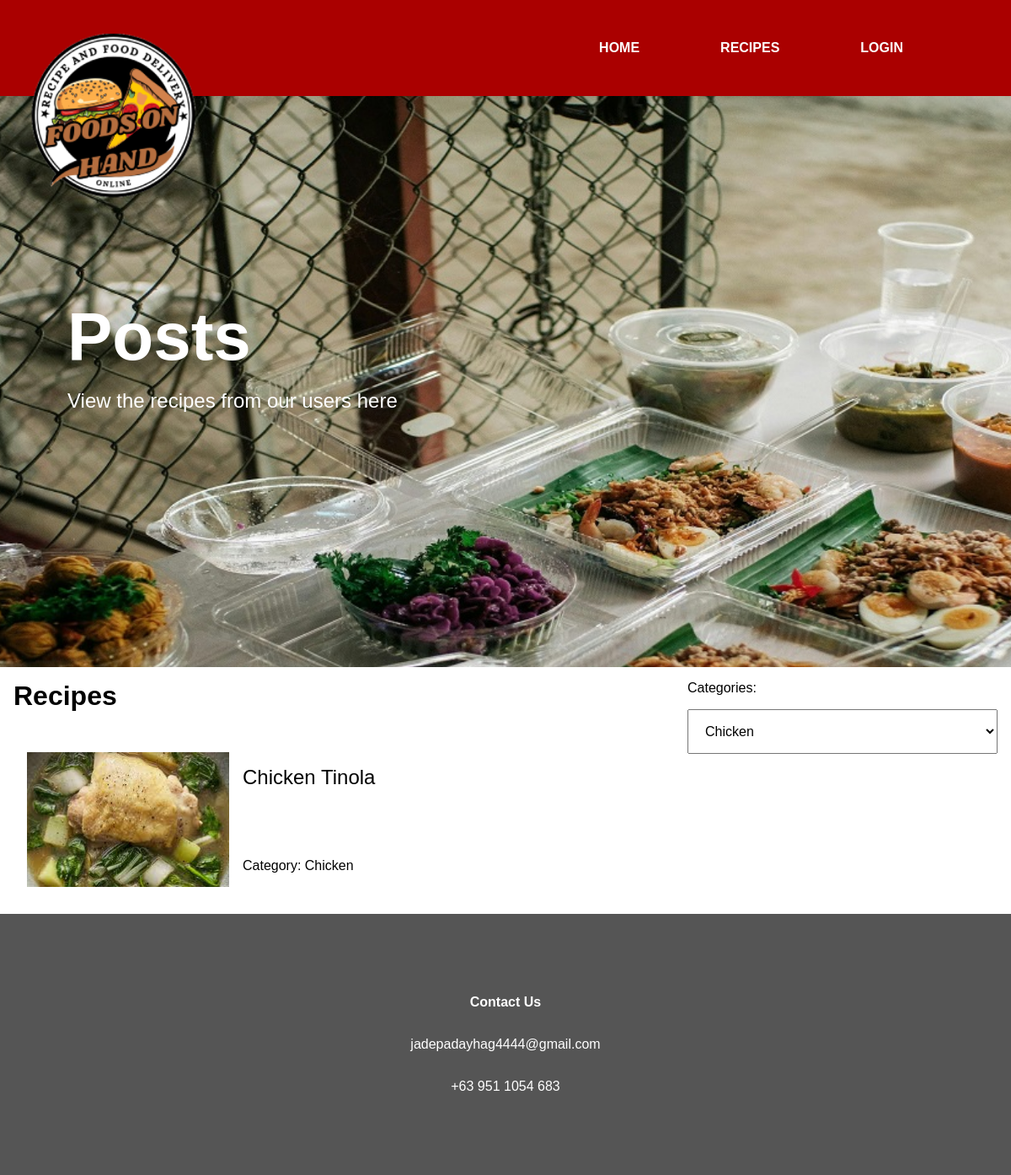
Page /recipes/?category=chicken on the committed database.
### tables this page shows
CREATE TABLE "recipes" (`id` INTEGER PRIMARY KEY AUTOINCREMENT, `user_id` INTEGER REFERENCES `users`(`id`), `title` TEXT, `content` TEXT, `category` TEXT, `image` TEXT, `time` INTEGER DEFAULT (unixepoch()));

### common.php (the view, shortened to what this page needs)
<?php
function getUser() {
    $db = new SQLite3("database.db");
    if (isset($_COOKIE["session"]) == false) {
        return false;
    }
    $query = <<<SQL
        SELECT * FROM `users` WHERE `session` = :session
    SQL;
    $stmt = $db->prepare($query);
    $stmt->bindValue(":session", $_COOKIE["session"]);
    $user = $stmt->execute()->fetchArray();
    return $user;
}
function renderHeader($title, $description) {
    $title = str_replace("\n", "<br>", $title);
    $description = str_replace("\n", "<br>", $description);
    $user = getUser();
    $login = <<<HTML
        <a style="
            display: block;
            padding: 3rem;
            color: #fff;
            font-weight: bold;
            cursor: pointer;"
            class="g_panelTab"
            href="login/">
            LOGIN
        </a>
    HTML;
    return <<<HTML
        <div style="
            height: 99vh;
            position: relative;
            background-image: url(assets/bg.jpg);
            background-size: cover;
            background-attachment: fixed;
            background-position: center;"
            id="g_panelBackground">
            <div>
                <div style="
                    display: grid;
                    grid-template-columns: 1fr repeat(3, max-content) 5rem;
                    background-color: #a00;"
                    id="g_panelHeader">
                    <div></div>
                    <a style="
                        display: block;
                        padding: 3rem;
                        color: #fff;
                        font-weight: bold;
                        cursor: pointer;"
                        class="g_panelTab"
                        href="./">
                        HOME
                    </a>
                    <a style="
                        display: block;
                        padding: 3rem;
                        color: #fff;
                        font-weight: bold;
                        cursor: pointer;"
                        class="g_panelTab"
                        href="recipes/">
                        RECIPES
                    </a>
                    {$login}
                    <div></div>
                </div>
                <div style="
                    padding: 5rem;
                    padding-top: 15rem;
                    padding-bottom: 1rem;
                    font-size: 5rem;
                    font-weight: bold;
                    color: #fff;"
                    id="g_panelTitle">
                    {$title}
                </div>
                <div style="
                    padding: 5rem;
                    padding-top: 0rem;
                    font-size: 1.5rem;
                    color: #fff;">
                    {$description}
                </div>
            </div>
            <div style="
                position: absolute;
                left: 0rem;
                top: 0rem;
                padding: 1rem;">
                <img style="
                    width: 15rem;
                    height: 15rem;
                    object-fit: contain;" src="assets/logo.png"
                    id="g_imgLogo">
            </div>
        </div>
    HTML;
}
function renderFooter() {
    return <<<HTML
        <div style="
            padding: 5rem;
            background-color: #555;
            color: #fff;
            text-align: center;">
            <div style="
                padding: 1rem;
                font-weight: bold;">
                Contact Us
            </div>
            <div style="
                padding: 1rem;">
                jadepadayhag4444@gmail.com
            </div>
            <div style="
                padding: 1rem;">
                +63 951 1054 683
            </div>
        </div>
    HTML;
}
function renderRecipe($recipe) {
    $categoryMap = [
        "pork" => "Pork",
        "chicken" => "Chicken",
        "beef" => "Beef",
        "fish" => "Fish",
        "vegetable" => "Vegetable",
        "seafood" => "Seafood"
    ];
    $src = "uploads/" . $recipe["image"];
    $title = htmlentities($recipe["title"]);
    $category = $categoryMap[$recipe["category"]];
    echo <<<HTML
        <a style="
            display: grid;
            grid-template-columns: max-content 1fr;
            padding: 1rem;
            padding-top: 0rem;"
            href="recipe/?id={$recipe['id']}"
            class="g_panelRecipe">
            <div style="
                width: 15rem;
                height: 10rem;">
                <img style="
                    width: 100%;
                    height: 100%;
                    object-fit: cover;"
                    src="{$src}">
            </div>
            <div style="
                display: grid;
                grid-template-rows: 1fr max-content;">
                <div style="
                    padding: 1rem;
                    font-size: 1.5rem;
                    overflow: hidden;">
                    {$title}
                </div>
                <div style="
                    padding: 1rem;">
                    Category: {$category}
                </div>
            </div>
        </a>
    HTML;
}

### recipes/index.php (shortened to what this page needs)
<?php
require_once "common.php";
$db = new SQLite3("database.db");
$category = "all";
if (isset($_GET["category"])) {
    $category = $_GET["category"];
}
?>
<html>
    <head>
        <link rel="stylesheet" href="style.css">
    </head>
    <body>
        <?= renderHeader("Posts", "View the recipes from our users here") ?>
        <div style="
            display: grid;
            grid-template-columns: 2fr 1fr;"
            id="panelPosts">
            <div>
                <div style="
                    padding: 1rem;
                    font-size: 2rem;
                    font-weight: bold;">
                    Recipes
                </div>
                <div style="
                    padding: 1rem;
                    padding-top: 2rem;">
                    <?php
                        if ($category == "all") {
                            $query = <<<SQL
                                SELECT * FROM `recipes`
                            SQL;
                            $stmt = $db->prepare($query);
                            $recipes = $stmt->execute();
                        } else {
                            $query = <<<SQL
                                SELECT * FROM `recipes` WHERE `category` = :category
                            SQL;
                            $stmt = $db->prepare($query);
                            $stmt->bindValue(":category", $category);
                            $recipes = $stmt->execute();
                        }
                        while ($recipe = $recipes->fetchArray(SQLITE3_ASSOC)) {
                            renderRecipe($recipe);
                        }
                    ?>
                </div>
            </div>
            <div>
                <div style="
                    padding: 1rem;">
                    Categories:
                </div>
                <div style="
                    padding: 1rem;
                    padding-top: 0rem;">
                    <select id="selectCategories">
                        <option value="chicken">
                            Chicken
                        </option>
                    </select>
                </div>
            </div>
        </div>
        <?= renderFooter() ?>
    </body>
</html>

### style.css (style rules this page uses)
body { margin: 0rem; padding: 0rem; font-size: 1rem; font-family: Arial, Helvetica, sans-serif; }
a { text-decoration: none; color: inherit; }
select { padding: 1rem; width: 100%; font-size: 1rem; font-family: Arial, Helvetica, sans-serif; }

### rows in the picture
recipes: image (picture), title "Chicken Tinola", category "Chicken"

### other values in the picture
str_replace("\n", "<br>", $title) "Posts"
str_replace("\n", "<br>", $description) "View the recipes from our users here"
